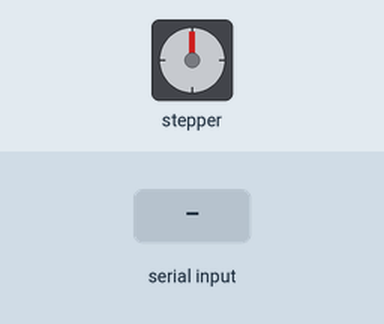
A sketch run on a simulated Arduino Uno, built with avr-gcc and run on an emulated ATmega328P. On the bench: stepper motor. The inputs (shaded band) are chosen by the test bench. Stepper angles assume 2048 steps per turn.

Above: at 1.2 s.
1.3 s: "b" received over Serial
At 2.9 s:
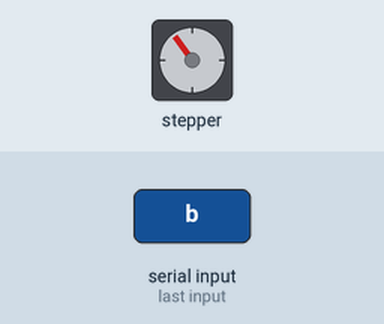
4.0 s: "a" received over Serial
At 5.8 s:
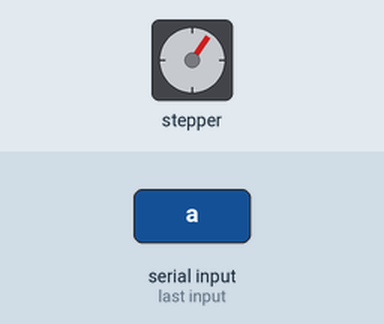
Timing chart, 0 to 7.3 s (numbered marks = the images above; inputs shaded):
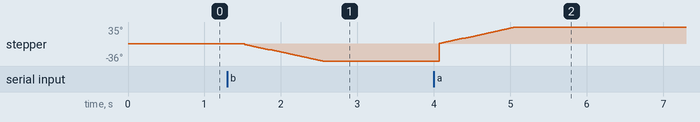

The sketch:

stepperMotor_final_.ino
```cpp
#include <AccelStepper.h>
#define MotorInterfaceType 4

char serialData;
int inByte = 0;
AccelStepper stepper = AccelStepper(MotorInterfaceType, 8, 9, 10, 11);
void setup() {


  Serial.begin(9600);
  while(!Serial){
    ;
  }
  stepper.setMaxSpeed(1000);
  //establishContact();
}
void loop() {


    //when pressed somthing
    if(Serial.available() > 0){
      //inByte = Serial.read();
      //read the value of serial.write from python as char instead of numbers due to b' ' it was hard to read it in arduino ide
      char serialData = Serial.read();

      //when pressed, motor runs clockwise
      if(serialData == 'b'){
            stepper.setCurrentPosition(0);

            while (stepper.currentPosition() != -200)  {

                    stepper.setSpeed(-200);
                    stepper.runSpeed();

             }
            delay(1000);
                // Reset the position to 0:
            stepper.setCurrentPosition(0);
      }
      //when pressed motor runs anti-clockwise
      if(serialData == 'a'){

             // Set the current position to 0:
            stepper.setCurrentPosition(0);

            while (stepper.currentPosition() != 200)  {
              stepper.setSpeed(200);
              stepper.runSpeed();
            }
            delay(1000);
            // Reset the position to 0:
            stepper.setCurrentPosition(0);

      }
    }
    delay(500);

}

//This function was just used for a test
void establishContact() {
  while (Serial.available() <= 0) {
    Serial.print('A');   // send a capital A
    delay(300);
  }
}
```

Measured:
- after the input at 1.3 s, stepper: turns 36° counter-clockwise in 1.0 s, starting after 0.23 s
- after the input at 4.0 s, stepper: turns 71° clockwise in 1.0 s, starting after 0.07 s
